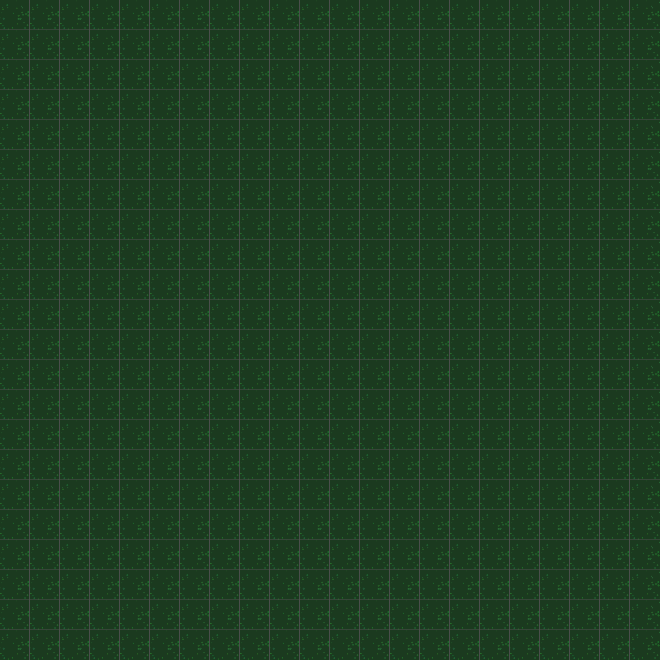
Frame 1 (no input)
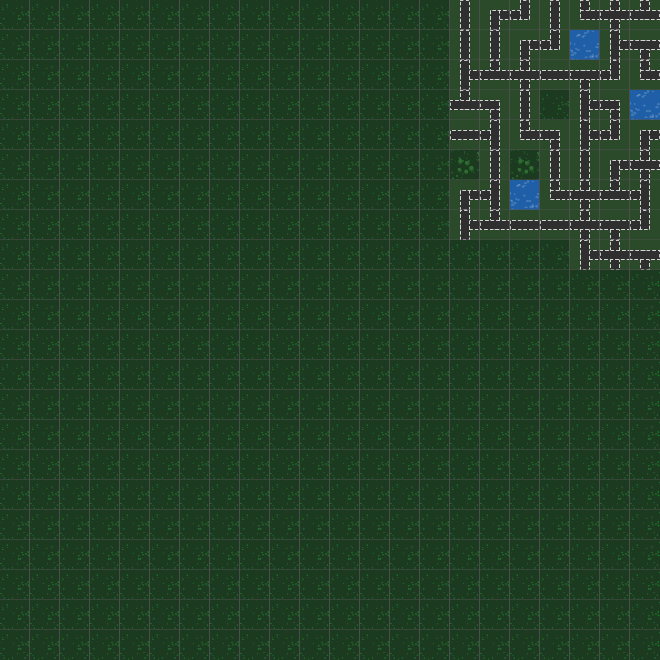
Frame 60 (no input)
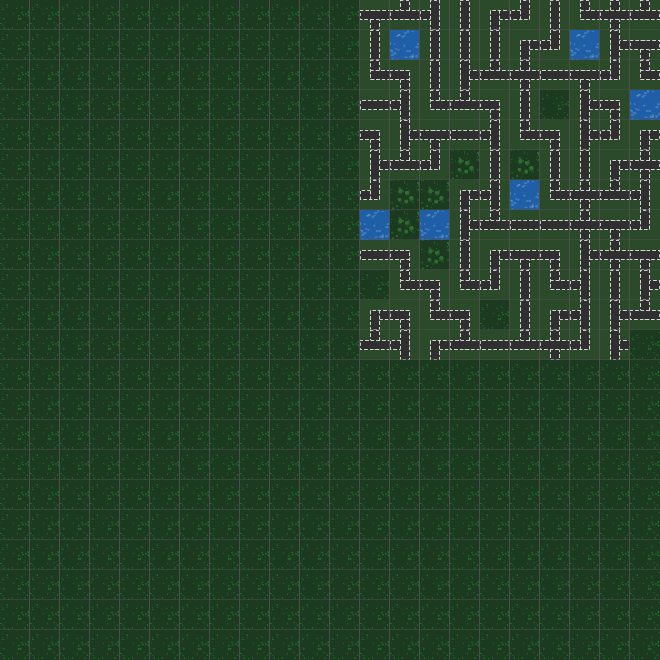
Frame 120 (the mouse pressed at the canvas centre since frame 60)

The p5.js sketch that drew these frames (run headless with seeded random() and noise() and a simulated clock; from frame 60 on, the mouse is pressed at the canvas centre):

// p5.js sketch
// ── sketch.js
const DIM = 22;
const CANVAS_SIZE = 660;
const TILE_SIZE = 96;
let tiles = [];
let grid = [];
let WATER_INDEX = 1;
const EDGE_COMPAT = {
  g: ["g", "w"],
  w: ["w", "g"],
  r: ["r"],
};

class Tile {
  constructor(img, edges) {
    this.img = img;
    this.edges = edges;
    this.up = [];
    this.right = [];
    this.down = [];
    this.left = [];
  }

  rotate(n) {
    const w = this.img.width;
    const h = this.img.height;
    const newImg = createGraphics(w, h);
    newImg.push();
    newImg.translate(w / 2, h / 2);
    newImg.rotate(HALF_PI * n);
    newImg.imageMode(CENTER);
    newImg.image(this.img, 0, 0);
    newImg.pop();

    const newEdges = [];
    const len = this.edges.length;
    for (let i = 0; i < len; i += 1) {
      newEdges[i] = this.edges[(i - n + len) % len];
    }
    return new Tile(newImg, newEdges);
  }

  analyze(allTiles) {
    for (let i = 0; i < allTiles.length; i += 1) {
      const t = allTiles[i];
      if (compareEdge(this.edges[0], t.edges[2])) this.up.push(i);
      if (compareEdge(this.edges[1], t.edges[3])) this.right.push(i);
      if (compareEdge(this.edges[2], t.edges[0])) this.down.push(i);
      if (compareEdge(this.edges[3], t.edges[1])) this.left.push(i);
    }
  }
}

class Cell {
  constructor(value) {
    this.collapsed = false;
    if (Array.isArray(value)) {
      this.options = value.slice();
    } else {
      this.options = [];
      for (let i = 0; i < value; i += 1) {
        this.options.push(i);
      }
    }
  }
}

function reverseEdge(edge) {
  return edge.split("").reverse().join("");
}

function compareEdge(a, b) {
  const bRev = reverseEdge(b);
  if (a.length !== bRev.length) {
    return false;
  }
  for (let i = 0; i < a.length; i += 1) {
    const ok = EDGE_COMPAT[a[i]] && EDGE_COMPAT[a[i]].includes(bRev[i]);
    if (!ok) {
      return false;
    }
  }
  return true;
}

function makeGraphicTile(sockets, painter) {
  const g = createGraphics(TILE_SIZE, TILE_SIZE);
  painter(g);
  return new Tile(g, sockets);
}

function drawGrass(g) {
  g.background("#1b3a1f");
  g.noStroke();
  for (let i = 0; i < 35; i += 1) {
    const x = random(g.width);
    const y = random(g.height);
    g.fill(34 + random(-8, 8), 96 + random(-12, 12), 44 + random(-10, 10));
    g.circle(x, y, random(3, 7));
  }
}

function drawTrees(g) {
  drawGrass(g);
  g.noStroke();
  for (let i = 0; i < 5; i += 1) {
    const x = random(g.width * 0.2, g.width * 0.8);
    const y = random(g.height * 0.2, g.height * 0.8);
    g.fill("#214d24");
    g.circle(x, y, random(14, 18));
    g.fill("#2f6b32");
    g.circle(x + random(-4, 4), y + random(-4, 4), random(10, 14));
  }
}

function drawWater(g) {
  g.background("#1f5fa7");
  g.noStroke();
  for (let i = 0; i < 30; i += 1) {
    const x = random(g.width);
    const y = random(g.height);
    g.fill(255, 255, 255, 40);
    g.ellipse(x, y, random(6, 12), random(4, 10));
  }
}

function roadPainter(maskFn) {
  return (g) => {
    g.background("#1b3a1f");
    g.noStroke();
    g.fill("#2a4a2a");
    g.rect(0, 0, g.width, g.height);
    g.fill("#2f2f2f");
    maskFn(g);
    g.stroke("#d6d6d6");
    g.strokeWeight(4);
    g.drawingContext.setLineDash([8, 10]);
    maskFn(g, true);
    g.drawingContext.setLineDash([]);
  };
}

function buildTiles() {
  tiles = [];

  const grass = makeGraphicTile(["g", "g", "g", "g"], drawGrass);
  const trees = makeGraphicTile(["g", "g", "g", "g"], drawTrees);
  const water = makeGraphicTile(["w", "w", "w", "w"], drawWater);

  const roadStraight = makeGraphicTile(
    ["r", "g", "r", "g"],
    roadPainter((g) => {
      g.rect(g.width * 0.35, 0, g.width * 0.3, g.height);
    }),
  );

  const roadCorner = makeGraphicTile(
    ["r", "r", "g", "g"],
    roadPainter((g) => {
      g.rect(g.width * 0.35, 0, g.width * 0.3, g.height * 0.65);
      g.rect(g.width * 0.35, g.height * 0.35, g.width * 0.65, g.height * 0.3);
    }),
  );

  const roadTee = makeGraphicTile(
    ["r", "r", "g", "r"],
    roadPainter((g) => {
      g.rect(g.width * 0.35, 0, g.width * 0.3, g.height * 0.65);
      g.rect(0, g.height * 0.35, g.width, g.height * 0.3);
    }),
  );

  const roadCross = makeGraphicTile(
    ["r", "r", "r", "r"],
    roadPainter((g) => {
      g.rect(g.width * 0.35, 0, g.width * 0.3, g.height);
      g.rect(0, g.height * 0.35, g.width, g.height * 0.3);
    }),
  );

  tiles.push(grass, water, trees);
  WATER_INDEX = 1;

  tiles.push(
    roadStraight,
    roadStraight.rotate(1),
    roadCorner,
    roadCorner.rotate(1),
    roadCorner.rotate(2),
    roadCorner.rotate(3),
    roadTee,
    roadTee.rotate(1),
    roadTee.rotate(2),
    roadTee.rotate(3),
    roadCross,
  );

  for (const t of tiles) {
    t.analyze(tiles);
  }
}

function startOver() {
  grid = [];
  for (let i = 0; i < DIM * DIM; i += 1) {
    grid[i] = new Cell(tiles.length);
  }
}

function regenerate() {
  startOver();
  loop();
}

function setup() {
  createCanvas(CANVAS_SIZE, CANVAS_SIZE);
  buildTiles();
  startOver();
}

function draw() {
  background(0);
  const cellW = width / DIM;
  const cellH = height / DIM;

  for (let j = 0; j < DIM; j += 1) {
    for (let i = 0; i < DIM; i += 1) {
      const index = i + j * DIM;
      const cell = grid[index];
      stroke(80);
      noFill();
      rect(i * cellW, j * cellH, cellW, cellH);

      if (cell.collapsed) {
        const tileIndex = cell.options[0];
        image(tiles[tileIndex].img, i * cellW, j * cellH, cellW, cellH);
      } else {
        image(tiles[0].img, i * cellW, j * cellH, cellW, cellH);
      }
    }
  }

  let gridCopy = grid.filter((c) => !c.collapsed);
  if (gridCopy.length === 0) {
    noLoop();
    return;
  }

  gridCopy.sort((a, b) => a.options.length - b.options.length);
  const minEntropy = gridCopy[0].options.length;
  gridCopy = gridCopy.filter((c) => c.options.length === minEntropy);
  const cell = random(gridCopy);
  cell.collapsed = true;
  const pick = random(cell.options);
  if (pick === undefined) {
    startOver();
    return;
  }
  cell.options = [pick];

  const nextGrid = [];
  for (let j = 0; j < DIM; j += 1) {
    for (let i = 0; i < DIM; i += 1) {
      const index = i + j * DIM;
      const current = grid[index];
      if (current.collapsed) {
        nextGrid[index] = current;
        continue;
      }

      let options = [];
      for (let k = 0; k < tiles.length; k += 1) {
        options.push(k);
      }

      if (j > 0) {
        const up = grid[i + (j - 1) * DIM];
        options = checkValid(options, up, "down");
      }
      if (i < DIM - 1) {
        const right = grid[i + 1 + j * DIM];
        options = checkValid(options, right, "left");
      }
      if (j < DIM - 1) {
        const down = grid[i + (j + 1) * DIM];
        options = checkValid(options, down, "up");
      }
      if (i > 0) {
        const left = grid[i - 1 + j * DIM];
        options = checkValid(options, left, "right");
      }

      const waterNeighbors = countCollapsedWaterNeighbors(i, j);
      if (waterNeighbors >= 2) {
        if (options.includes(WATER_INDEX)) {
          options = [WATER_INDEX];
        } else {
          startOver();
          return;
        }
      }

      if (options.length === 0) {
        startOver();
        return;
      }

      nextGrid[index] = new Cell(options);
    }
  }
  grid = nextGrid;
}

function checkValid(options, neighbor, dir) {
  let validOptions = [];
  for (const option of neighbor.options) {
    validOptions = validOptions.concat(tiles[option][dir]);
  }
  return options.filter((opt) => validOptions.includes(opt));
}

function countCollapsedWaterNeighbors(x, y) {
  let count = 0;
  const up = y > 0 ? grid[x + (y - 1) * DIM] : null;
  const right = x < DIM - 1 ? grid[x + 1 + y * DIM] : null;
  const down = y < DIM - 1 ? grid[x + (y + 1) * DIM] : null;
  const left = x > 0 ? grid[x - 1 + y * DIM] : null;
  const neighbors = [up, right, down, left];
  for (const n of neighbors) {
    if (n && n.collapsed && n.options[0] === WATER_INDEX) {
      count += 1;
    }
  }
  return count;
}
